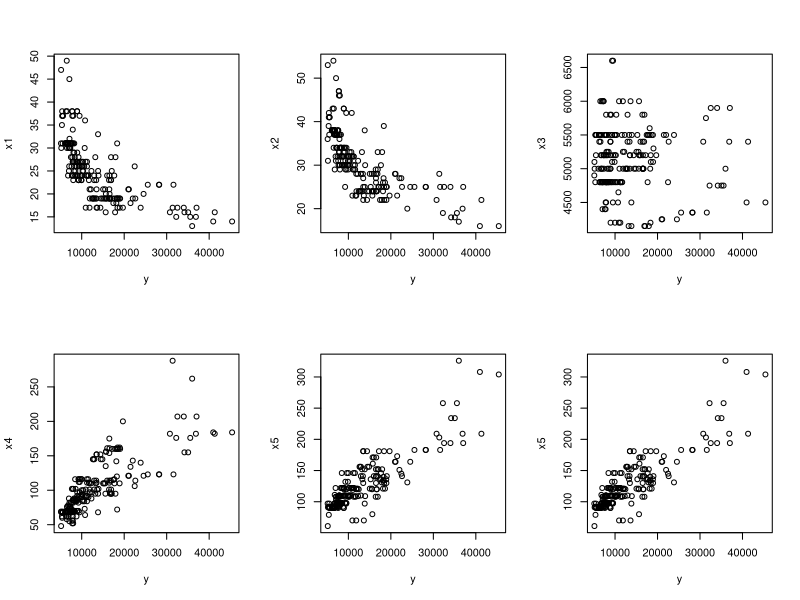

Generate this figure with R:
## ---- chunk 1
path <- function() gsub  ( "\\\\",  "/",  readClipboard ()  )
#Copy path, Panggil function di console
#Copy r path, paste ke var yang diinginkan
## ---- chunk 2
require("knitr")
opts_knit$set(root.dir = "C:/Users/Fathan/Documents/Obsidian Vault/2. Kuliah/Smt 5/3. Pengantar Model Linier")
## ---- chunk 3
#                      -=( Install & Load Package Function )=-
install_load <- function (package1, ...)  {   

   # convert arguments to vector
   packages <- c(package1, ...)

   # start loop to determine if each package is installed
   for(package in packages){

       # if package is installed locally, load
       if(package %in% rownames(installed.packages()))
          do.call('library', list(package))

       # if package is not installed locally, download, then load
       else {
          install.packages(package)
          do.call("library", list(package))
       }
   } 
}
## ---- chunk 4
data <- read.csv("scrap price.csv")
## ---- chunk 5
#Peuba y
y  <- data$price
kable(head(y))
## ---- chunk 6
#Peubah X
x0 <- rep(1,nrow(data))
x1 <- data$citympg
x2 <- data$highwaympg
x3 <- data$peakrpm
x4 <- data$horsepower
x5 <- data$enginesize

#Matriks X
X <- cbind(x0,x1,x2,x3,x4,x5)
kable(head(X))
## ---- chunk 7
par(mfrow = c(2,3))
plot(y, x1); plot(y, x2); plot(y, x3); plot(y, x4); plot(y, x5)
## ---- chunk 8
#Matriks X
X <- cbind(x0,x1,x2,x4,x5)
kable(head(X))
## ---- chunk 9
beta = solve(t(X) %*% X) %*% t(X) %*% y; beta
## ---- chunk 10
yhat <- X %*% beta
kable(head(yhat))
## ---- chunk 11
res <- y-yhat
kable(head(res))
## ---- chunk 12
p <- qr(X)$rank; p
## ---- chunk 13
n <- nrow(X); n
## ---- chunk 14
yup = y - (X %*% beta)
ragam = (t(yup) %*% yup)/(n-p); ragam
## ---- chunk 15
install_load('MASS')
var.beta <- as.numeric(t(res) %*% res/(n - p)) * ginv(t(X) %*% X);  var.beta 
## ---- chunk 16
alpha <- 10/100 #alpha 5%
t <-qt(1 - alpha/2, n - p) #nilai t tabel
conf.int <- round(cbind(beta - t*sqrt(diag(var.beta)), 
                        beta + t*sqrt(diag(var.beta))), 5)
conf.int
## ---- chunk 17
#fit model with standard R lm package
r.fit <- lm(y ~ x1 + x2 + x4 + x5)
#show confidence intervals in R
round(confint(r.fit, names(r.fit$coef), level = 0.90), n-p)
## ---- chunk 18
install_load('caret')
print(varImp(r.fit))
## ---- chunk 19
plot(y, x5)
